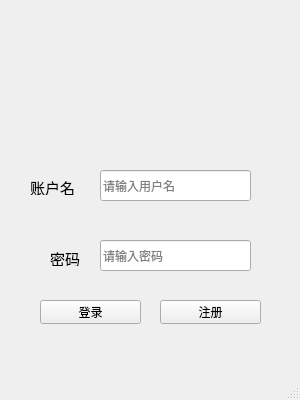
<?xml version="1.0" encoding="UTF-8"?>
<ui version="4.0">
 <class>userLogin</class>
 <widget class="QMainWindow" name="userLogin">
  <property name="geometry">
   <rect>
    <x>0</x>
    <y>0</y>
    <width>300</width>
    <height>400</height>
   </rect>
  </property>
  <property name="minimumSize">
   <size>
    <width>300</width>
    <height>400</height>
   </size>
  </property>
  <property name="maximumSize">
   <size>
    <width>300</width>
    <height>400</height>
   </size>
  </property>
  <property name="windowTitle">
   <string>登录</string>
  </property>
  <widget class="QWidget" name="centralwidget">
   <widget class="QPushButton" name="confirm_button">
    <property name="geometry">
     <rect>
      <x>40</x>
      <y>300</y>
      <width>101</width>
      <height>24</height>
     </rect>
    </property>
    <property name="text">
     <string>登录</string>
    </property>
   </widget>
   <widget class="QPushButton" name="register_button">
    <property name="geometry">
     <rect>
      <x>160</x>
      <y>300</y>
      <width>101</width>
      <height>24</height>
     </rect>
    </property>
    <property name="minimumSize">
     <size>
      <width>0</width>
      <height>0</height>
     </size>
    </property>
    <property name="text">
     <string>注册</string>
    </property>
   </widget>
   <widget class="QLineEdit" name="username_input">
    <property name="geometry">
     <rect>
      <x>100</x>
      <y>170</y>
      <width>151</width>
      <height>31</height>
     </rect>
    </property>
    <property name="placeholderText">
     <string>请输入用户名</string>
    </property>
   </widget>
   <widget class="QLineEdit" name="password_input">
    <property name="geometry">
     <rect>
      <x>100</x>
      <y>240</y>
      <width>151</width>
      <height>31</height>
     </rect>
    </property>
    <property name="echoMode">
     <enum>QLineEdit::Password</enum>
    </property>
    <property name="placeholderText">
     <string>请输入密码</string>
    </property>
   </widget>
   <widget class="QLabel" name="username_label">
    <property name="geometry">
     <rect>
      <x>30</x>
      <y>180</y>
      <width>72</width>
      <height>15</height>
     </rect>
    </property>
    <property name="font">
     <font>
      <pointsize>11</pointsize>
     </font>
    </property>
    <property name="text">
     <string>账户名</string>
    </property>
   </widget>
   <widget class="QLabel" name="password_label">
    <property name="geometry">
     <rect>
      <x>50</x>
      <y>250</y>
      <width>41</width>
      <height>16</height>
     </rect>
    </property>
    <property name="font">
     <font>
      <pointsize>11</pointsize>
     </font>
    </property>
    <property name="text">
     <string>密码</string>
    </property>
   </widget>
   <widget class="QLabel" name="label">
    <property name="geometry">
     <rect>
      <x>20</x>
      <y>10</y>
      <width>271</width>
      <height>141</height>
     </rect>
    </property>
    <property name="text">
     <string/>
    </property>
    <property name="pixmap">
     <pixmap resource="ImageSource.qrc">:/assets/logo.png</pixmap>
    </property>
   </widget>
  </widget>
  <widget class="QStatusBar" name="statusbar"/>
 </widget>
 <resources>
  <include location="ImageSource.qrc"/>
 </resources>
 <connections/>
</ui>
